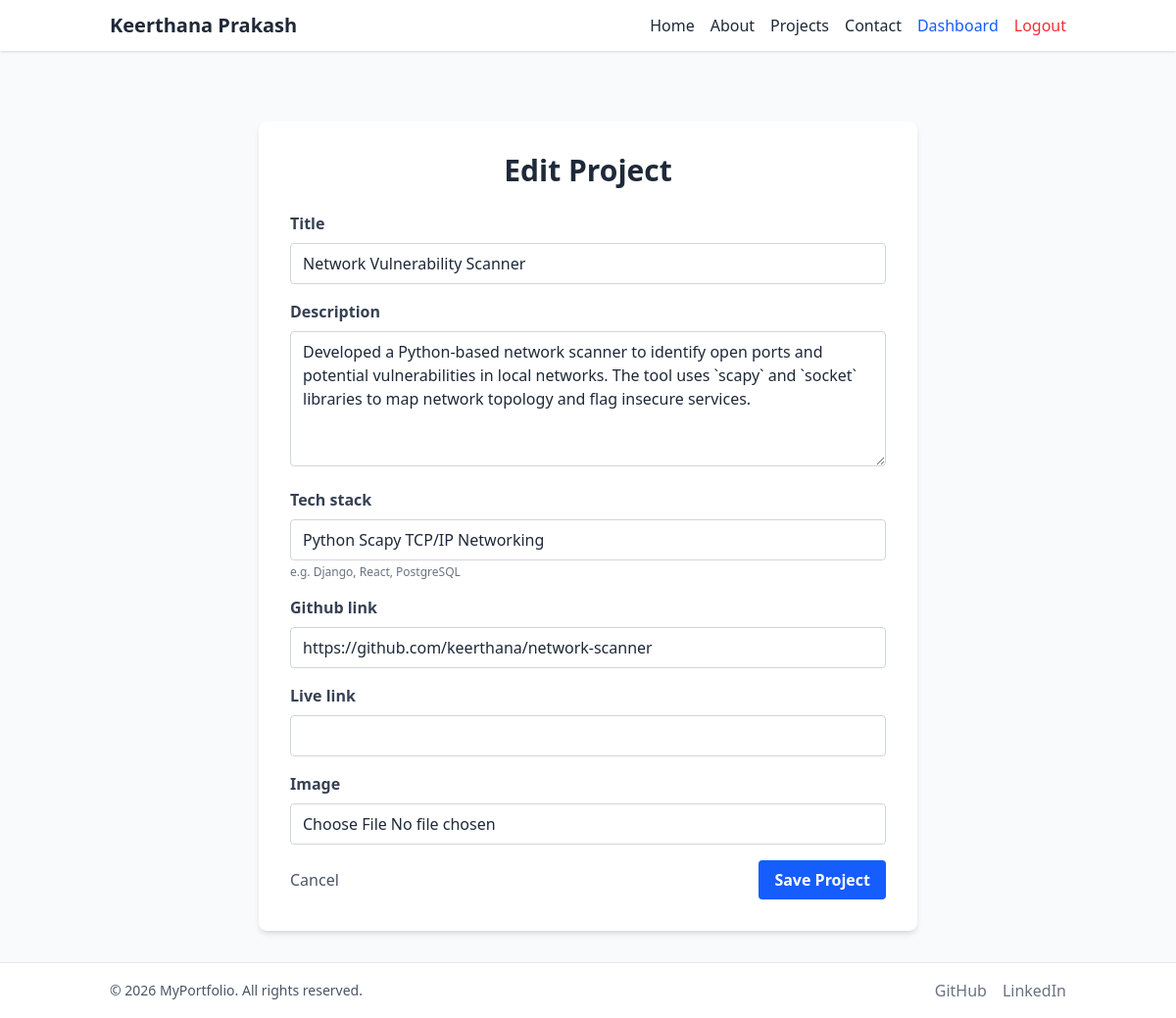
/projects/network-vulnerability-scanner/update/ (signed in), run on the app's committed database.
### projects_app/models.py (models this page shows, shortened)
class Project(models.Model):
    title = models.CharField(max_length=200)
    description = models.TextField()
    tech_stack = models.CharField(max_length=255, help_text="e.g. Django, React, PostgreSQL")
    github_link = models.URLField(blank=True, null=True)
    live_link = models.URLField(blank=True, null=True)
    created_date = models.DateField(auto_now_add=True)
    slug = models.SlugField(unique=True, blank=True)
    image = models.ImageField(upload_to='projects/', blank=True, null=True)
    class Meta:
        ordering = ['-created_date']

### projects_app/views.py (the view)
# urls.py: path('<slug:slug>/update/', views.update_project, name='update_project'),
@login_required
@user_passes_test(is_staff)
def update_project(request, slug):
    project = get_object_or_404(Project, slug=slug)
    if request.method == 'POST':
        form = ProjectForm(request.POST, request.FILES, instance=project)
        if form.is_valid():
            form.save()
            messages.success(request, 'Project updated successfully!')
            return redirect('project_detail', slug=project.slug)
    else:
        form = ProjectForm(instance=project)
    return render(request, 'projects_app/project_form.html', {'form': form, 'title': 'Edit Project', 'project': project})

### projects_app/forms.py
class ProjectForm(forms.ModelForm):
    class Meta:
        model = Project
        fields = ['title', 'description', 'tech_stack', 'github_link', 'live_link', 'image']
        widgets = {
            'title': forms.TextInput(attrs={'class': 'w-full px-3 py-2 border border-gray-300 rounded focus:outline-none focus:border-blue-500'}),
            'description': forms.Textarea(attrs={'class': 'w-full px-3 py-2 border border-gray-300 rounded focus:outline-none focus:border-blue-500', 'rows': 5}),
            'tech_stack': forms.TextInput(attrs={'class': 'w-full px-3 py-2 border border-gray-300 rounded focus:outline-none focus:border-blue-500', 'placeholder': 'e.g. Django, React, PostgreSQL'}),
            'github_link': forms.URLInput(attrs={'class': 'w-full px-3 py-2 border border-gray-300 rounded focus:outline-none focus:border-blue-500'}),
            'live_link': forms.URLInput(attrs={'class': 'w-full px-3 py-2 border border-gray-300 rounded focus:outline-none focus:border-blue-500'}),
            'image': forms.FileInput(attrs={'class': 'w-full px-3 py-2 border border-gray-300 rounded focus:outline-none focus:border-blue-500'}),
        }

### projects_app/views.py (called while the page is built)
def is_staff(user):
    return user.is_staff

### templates/projects_app/project_form.html (shortened to what this page needs)
{% extends 'base.html' %}
{% block content %}
<div class="max-w-2xl mx-auto bg-white p-8 rounded-lg shadow-md mt-10">
    <h1 class="text-3xl font-bold mb-6 text-center">{{ title }}</h1>
    <form method="post" enctype="multipart/form-data">
        {% for field in form %}
        <div class="mb-4">
            <label class="block text-gray-700 font-bold mb-2">{{ field.label }}</label>
            {{ field }}
            {% if field.help_text %}
            <p class="text-xs text-gray-500 mt-1">{{ field.help_text }}</p>
            {% endif %}
        </div>
        {% endfor %}
        <div class="flex justify-between items-center mt-6">
            <a href="{% url 'project_list' %}" class="text-gray-600 hover:text-gray-800">Cancel</a>
            <button type="submit"
                class="bg-blue-600 text-white font-bold py-2 px-4 rounded hover:bg-blue-700 transition">
                Save Project
            </button>
        </div>
    </form>
</div>
{% endblock %}

### data on the page
Project: form "Network Vulnerability Scanner" "Developed a Python-based network scanner to identify open ports and potential vulnerabilities in local networks. The tool uses `scapy` and `socket` libraries to map network topology and flag insecure services." "Python Scapy TCP/IP Networking" "https://github.com/keerthana/network-scanner"

### other printed values
{{ title }} "Edit Project"
{{ field.label }} "Title" "Description" "Tech stack" "Github link" "Live link" "Image"
{{ field.help_text }} "e.g. Django, React, PostgreSQL"
